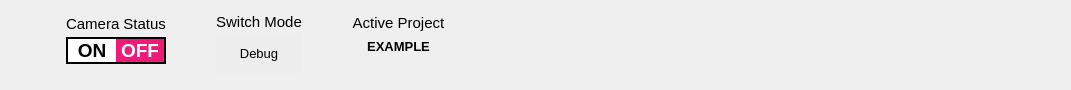
     <widget class="QWidget" name="topGrid" native="true">
      <property name="minimumSize">
       <size>
        <width>0</width>
        <height>0</height>
       </size>
      </property>
      <property name="maximumSize">
       <size>
        <width>16777215</width>
        <height>90</height>
       </size>
      </property>
      <property name="mouseTracking">
       <bool>true</bool>
      </property>
      <property name="styleSheet">
       <string notr="true"/>
      </property>
      <layout class="QHBoxLayout" name="horizontalLayout">
       <property name="spacing">
        <number>50</number>
       </property>
       <property name="leftMargin">
        <number>66</number>
       </property>
       <item>
        <layout class="QVBoxLayout" name="verticalLayout" stretch="0,0">
         <property name="spacing">
          <number>0</number>
         </property>
         <property name="topMargin">
          <number>0</number>
         </property>
         <property name="bottomMargin">
          <number>15</number>
         </property>
         <item>
          <widget class="QLabel" name="cameraStatus">
           <property name="font">
            <font>
             <family>Arial</family>
             <pointsize>11</pointsize>
             <weight>50</weight>
             <bold>false</bold>
             <underline>false</underline>
             <strikeout>false</strikeout>
             <stylestrategy>PreferDefault</stylestrategy>
             <kerning>false</kerning>
            </font>
           </property>
           <property name="layoutDirection">
            <enum>Qt::LeftToRight</enum>
           </property>
           <property name="autoFillBackground">
            <bool>false</bool>
           </property>
           <property name="text">
            <string>Camera Status</string>
           </property>
           <property name="alignment">
            <set>Qt::AlignCenter</set>
           </property>
          </widget>
         </item>
         <item>
          <widget class="QFrame" name="on_offFrame">
           <property name="maximumSize">
            <size>
             <width>195</width>
             <height>170</height>
            </size>
           </property>
           <property name="styleSheet">
            <string notr="true">border-color:#EF1B79;</string>
           </property>
           <property name="frameShape">
            <enum>QFrame::Panel</enum>
           </property>
           <property name="frameShadow">
            <enum>QFrame::Plain</enum>
           </property>
           <property name="lineWidth">
            <number>2</number>
           </property>
           <layout class="QGridLayout" name="gridLayout">
            <property name="sizeConstraint">
             <enum>QLayout::SetNoConstraint</enum>
            </property>
            <property name="leftMargin">
             <number>0</number>
            </property>
            <property name="topMargin">
             <number>0</number>
            </property>
            <property name="rightMargin">
             <number>0</number>
            </property>
            <property name="bottomMargin">
             <number>0</number>
            </property>
            <property name="spacing">
             <number>0</number>
            </property>
            <item row="0" column="0">
             <layout class="QGridLayout" name="gridLayout_2">
              <property name="spacing">
               <number>0</number>
              </property>
              <item row="0" column="0">
               <widget class="QPushButton" name="onButton">
                <property name="minimumSize">
                 <size>
                  <width>0</width>
                  <height>0</height>
                 </size>
                </property>
                <property name="maximumSize">
                 <size>
                  <width>89</width>
                  <height>57</height>
                 </size>
                </property>
                <property name="font">
                 <font>
                  <family>Arial</family>
                  <pointsize>14</pointsize>
                  <weight>75</weight>
                  <bold>true</bold>
                 </font>
                </property>
                <property name="styleSheet">
                 <string notr="true">QPushButton{
	background-color: white;
	border:none;
}
QPushButton:pressed{
	border-top:2px solid black;
	border-left: 2px solid black;
}
</string>
                </property>
                <property name="text">
                 <string>ON</string>
                </property>
                <property name="autoDefault">
                 <bool>false</bool>
                </property>
                <property name="flat">
                 <bool>false</bool>
                </property>
               </widget>
              </item>
              <item row="0" column="1">
               <widget class="QPushButton" name="offButton">
                <property name="maximumSize">
                 <size>
                  <width>140</width>
                  <height>47</height>
                 </size>
                </property>
                <property name="font">
                 <font>
                  <family>Arial</family>
                  <pointsize>14</pointsize>
                  <weight>75</weight>
                  <bold>true</bold>
                 </font>
                </property>
                <property name="styleSheet">
                 <string notr="true">QPushButton{
	background: #EF1B79;
	color:white;
	border:none;
}
QPushButton:pressed{
	border-left:2px solid black;
	border-top:2px solid black;
}
	
</string>
                </property>
                <property name="text">
                 <string>OFF</string>
                </property>
                <property name="autoDefault">
                 <bool>false</bool>
                </property>
                <property name="default">
                 <bool>false</bool>
                </property>
                <property name="flat">
                 <bool>false</bool>
                </property>
               </widget>
              </item>
             </layout>
            </item>
           </layout>
          </widget>
         </item>
        </layout>
       </item>
       <item>
        <layout class="QVBoxLayout" name="verticalLayout_2">
         <property name="spacing">
          <number>0</number>
         </property>
         <property name="topMargin">
          <number>0</number>
         </property>
         <item>
          <widget class="QLabel" name="switchMode">
           <property name="maximumSize">
            <size>
             <width>16777215</width>
             <height>12</height>
            </size>
           </property>
           <property name="font">
            <font>
             <family>Arial</family>
             <pointsize>11</pointsize>
            </font>
           </property>
           <property name="text">
            <string>Switch Mode</string>
           </property>
           <property name="alignment">
            <set>Qt::AlignCenter</set>
           </property>
          </widget>
         </item>
         <item>
          <widget class="QPushButton" name="switchButton">
           <property name="maximumSize">
            <size>
             <width>16777215</width>
             <height>40</height>
            </size>
           </property>
           <property name="font">
            <font>
             <family>Arial</family>
             <pointsize>10</pointsize>
             <weight>50</weight>
             <bold>false</bold>
            </font>
           </property>
           <property name="styleSheet">
            <string notr="true">QPushButton{
	background-color: rgb(238, 237, 237);
	border:none;
}
QPushButton:pressed{
	background-color: rgb(238, 237, 237);
	border-left:2px solid rgb(100,180,180);
	border-top:2px solid rgb(100,180,180);
}</string>
           </property>
           <property name="text">
            <string>Debug</string>
           </property>
           <property name="autoDefault">
            <bool>true</bool>
           </property>
           <property name="flat">
            <bool>false</bool>
           </property>
          </widget>
         </item>
        </layout>
       </item>
       <item>
        <layout class="QVBoxLayout" name="verticalLayout_3">
         <property name="spacing">
          <number>0</number>
         </property>
         <property name="topMargin">
          <number>0</number>
         </property>
         <property name="bottomMargin">
          <number>21</number>
         </property>
         <item>
          <widget class="QLabel" name="activeProject">
           <property name="font">
            <font>
             <family>Arial</family>
             <pointsize>11</pointsize>
            </font>
           </property>
           <property name="text">
            <string>Active Project</string>
           </property>
           <property name="alignment">
            <set>Qt::AlignCenter</set>
           </property>
          </widget>
         </item>
         <item>
          <widget class="QLabel" name="label">
           <property name="font">
            <font>
             <family>Arial</family>
             <pointsize>10</pointsize>
             <weight>75</weight>
             <bold>true</bold>
            </font>
           </property>
           <property name="text">
            <string>EXAMPLE</string>
           </property>
           <property name="alignment">
            <set>Qt::AlignCenter</set>
           </property>
          </widget>
         </item>
        </layout>
       </item>
       <item>
        <spacer name="horizontalSpacer">
         <property name="orientation">
          <enum>Qt::Horizontal</enum>
         </property>
         <property name="sizeHint" stdset="0">
          <size>
           <width>558</width>
           <height>20</height>
          </size>
         </property>
        </spacer>
       </item>
       <item>
        <widget class="QLabel" name="crimsonLogo">
         <property name="maximumSize">
          <size>
           <width>176</width>
           <height>52</height>
          </size>
         </property>
         <property name="text">
          <string/>
         </property>
         <property name="pixmap">
          <pixmap>LOGO/main logo.png</pixmap>
         </property>
         <property name="scaledContents">
          <bool>true</bool>
         </property>
        </widget>
       </item>
      </layout>
     </widget>
